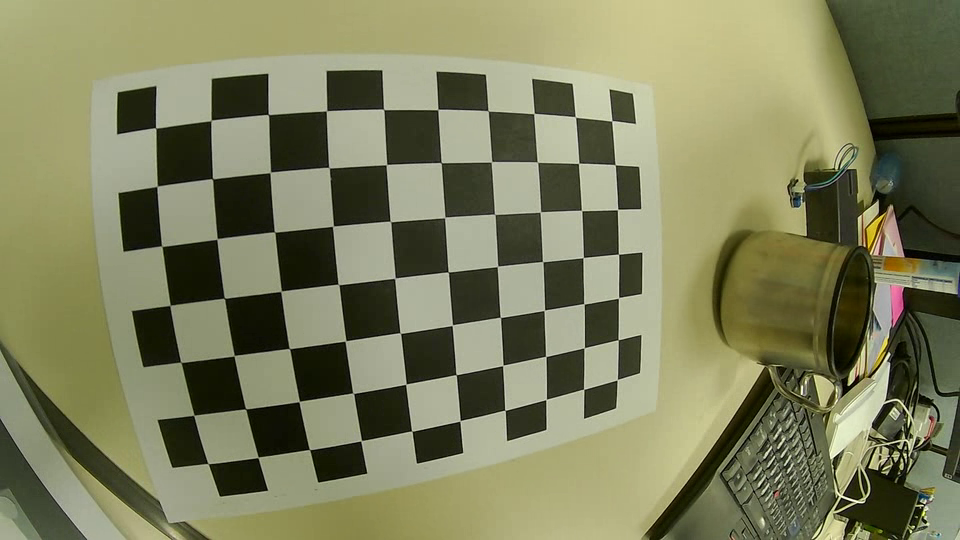
#> input picture data/image/chessboard_10.png, 960 x 540 px; its folder holds only this picture in this run
$ python -i motion_blur.py   (imports and definitions only)
#> lines starting #> are read from the running program, lines starting #| are printed output that depends on the picture
#> further down, picture is the input picture: shape (540, 960, 3); mean B, G, R 92.7, 126.8, 125.3
import cv2 as cv
import numpy as np
import os
import glob
from scipy.spatial.distance import hamming


# [12 lines left out: function motion_blur, not called in this run]

def blur_score(image):
    # Chuyển đổi ảnh sang ảnh grayscale
    gray = cv.cvtColor(image, cv.COLOR_BGR2GRAY)
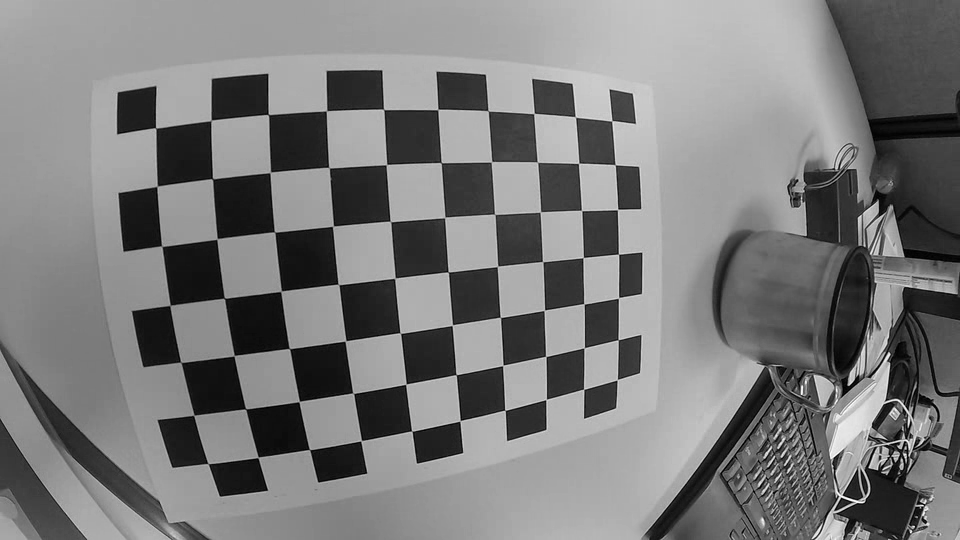
#> gray: shape (540, 960); min 0, max 254, mean 122.4

    # Sử dụng bộ lọc Sobel để tính gradient theo x và y
    sobelx = cv.Sobel(gray, cv.CV_64F, 1, 0, ksize=3)
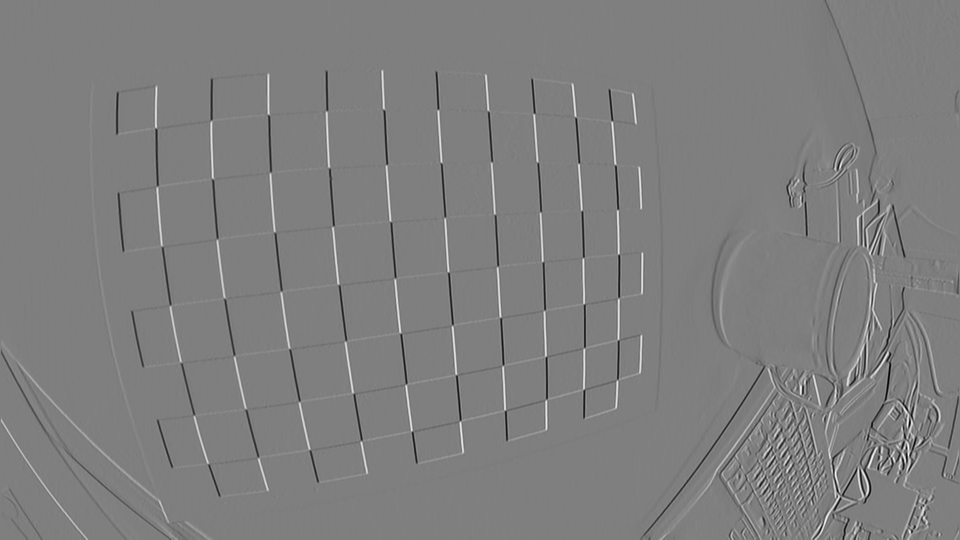
#> sobelx: shape (540, 960) float64; min -896, max 900, mean -0.5; drawn with min black and max white
    sobely = cv.Sobel(gray, cv.CV_64F, 0, 1, ksize=3)
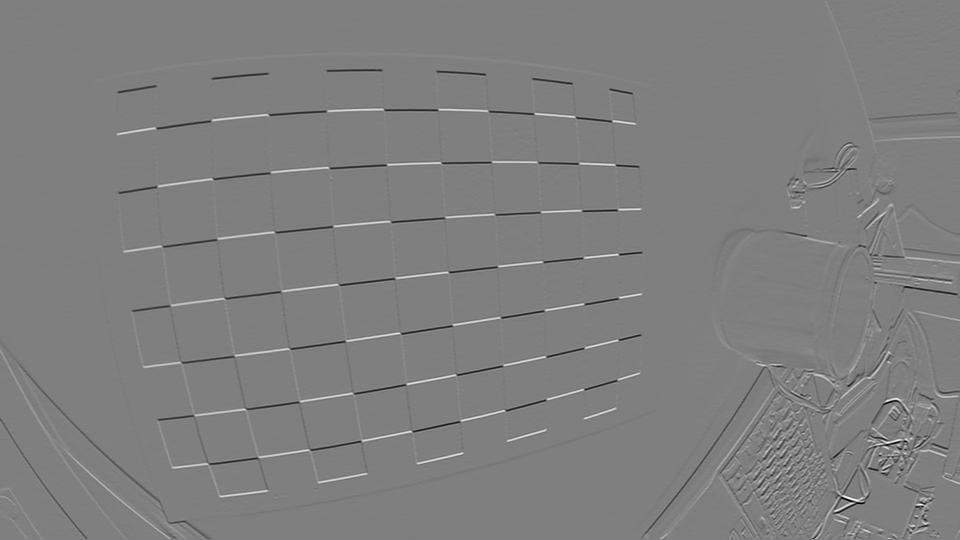
#> sobely: shape (540, 960) float64; min -954, max 956, mean -0.4; drawn with min black and max white

    # Tính tổng bình phương của gradient theo x và y
    gradient_magnitude = np.sqrt(sobelx**2 + sobely**2)
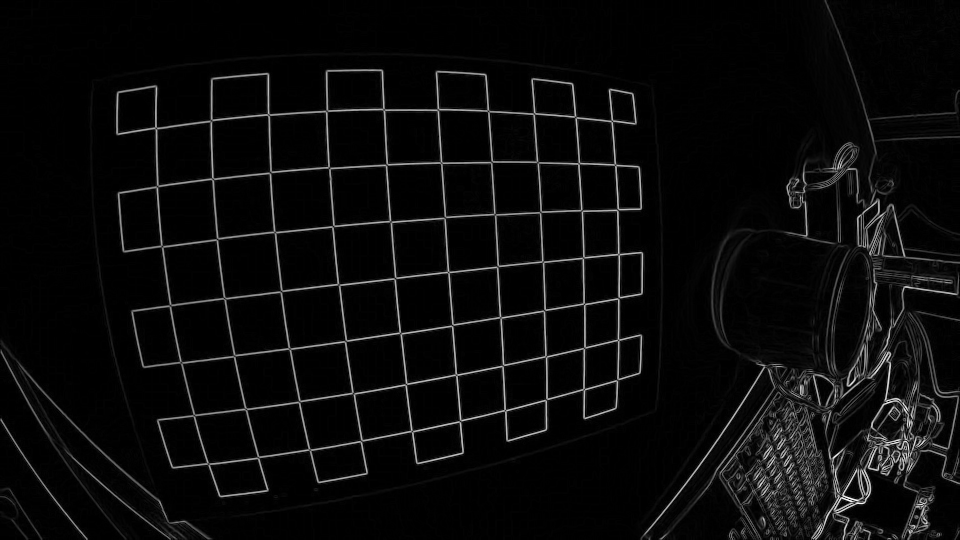
#> gradient_magnitude: shape (540, 960) float64; min 0, max 987, mean 42.5; drawn with min black and max white

    # Tính độ mờ bằng cách lấy giá trị trung bình của gradient
    blur_score = np.mean(gradient_magnitude)
#> blur_score = 42.49

    return blur_score

# [124 lines left out: functions laplacian_blur_metric, resolution_map, find_chessboard_corners, create_descriptor, random_img_select, not called in this run]

>>> import cv2
>>> picture = cv2.imread('data/image/chessboard_10.png')
>>> result = blur_score(picture)
#> result = 42.49

$ run again, on data/image/chessboard_12.png
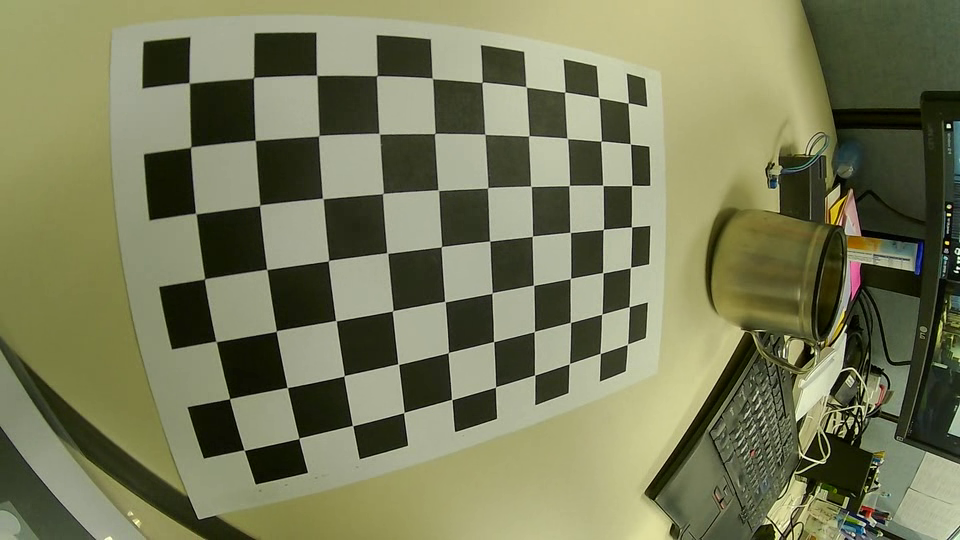
#> input picture data/image/chessboard_12.png, 960 x 540 px
#> picture is the input picture: shape (540, 960, 3); mean B, G, R 89.3, 122.2, 119.8
#> in blur_score, `sobely = cv.Sobel(gray, cv.CV_64F, 0, 1, ksize=3)`:
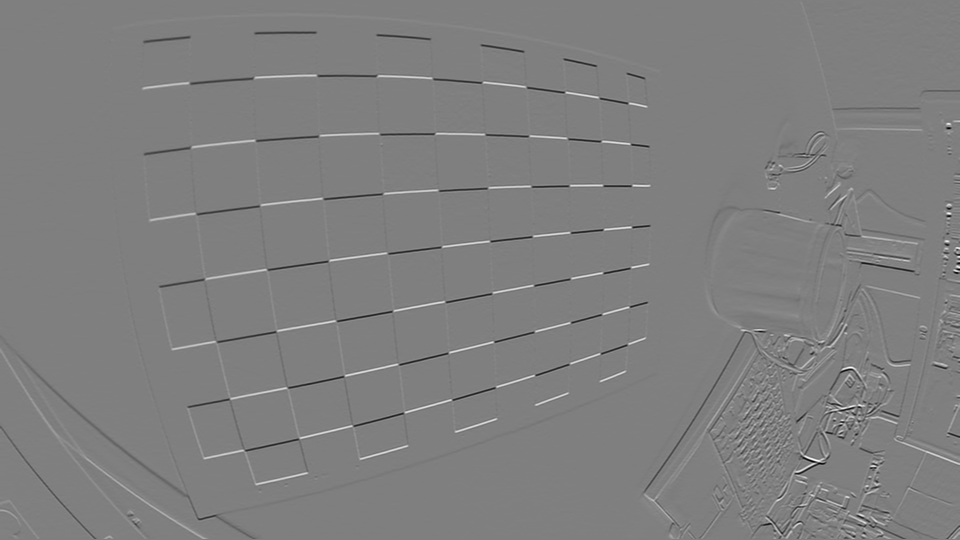
#> sobely: shape (540, 960) float64; min -990, max 989, mean -0.3; drawn with min black and max white
#> in blur_score, `gradient_magnitude = np.sqrt(sobelx**2 + sobely**2)`:
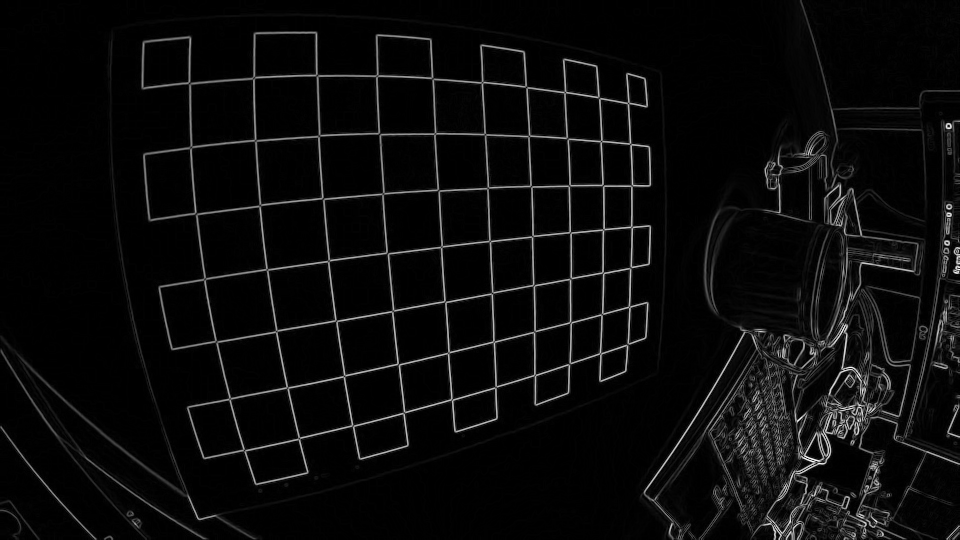
#> gradient_magnitude: shape (540, 960) float64; min 0, max 1001.4, mean 44.3; drawn with min black and max white
#> blur_score = 44.3

$ run again, on data/image/chessboard_13.png
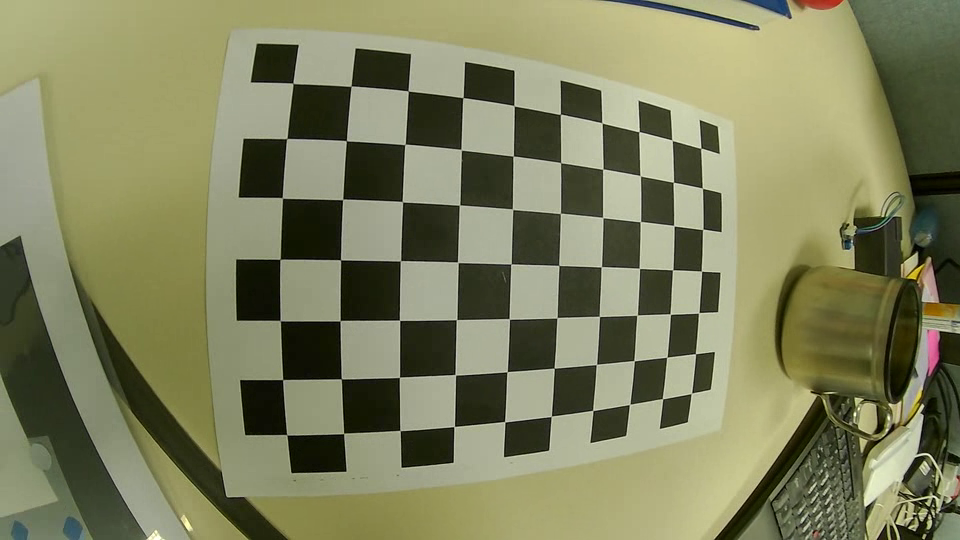
#> input picture data/image/chessboard_13.png, 960 x 540 px
#> picture is the input picture: shape (540, 960, 3); mean B, G, R 93.8, 128.5, 126.7
#> in blur_score, `sobely = cv.Sobel(gray, cv.CV_64F, 0, 1, ksize=3)`:
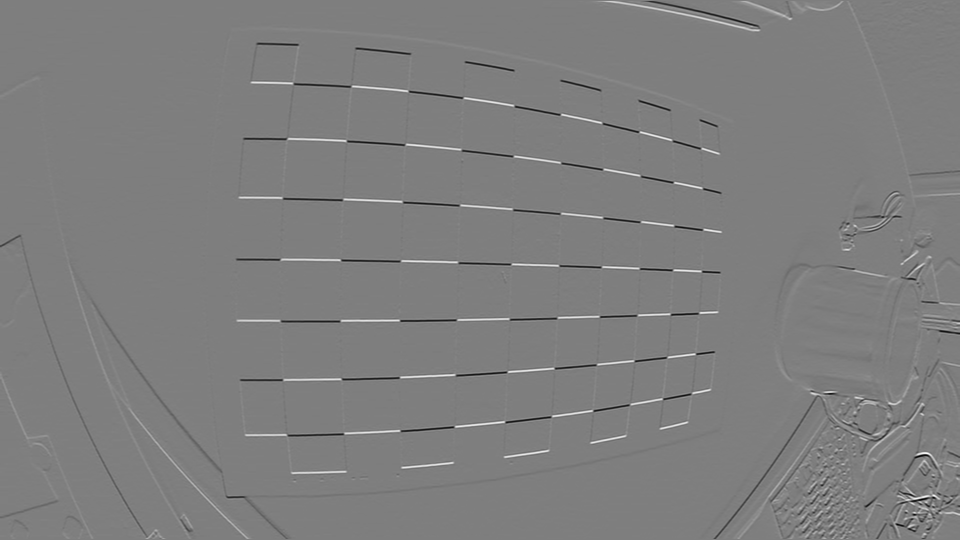
#> sobely: shape (540, 960) float64; min -877, max 887, mean -0.3; drawn with min black and max white
#> in blur_score, `gradient_magnitude = np.sqrt(sobelx**2 + sobely**2)`:
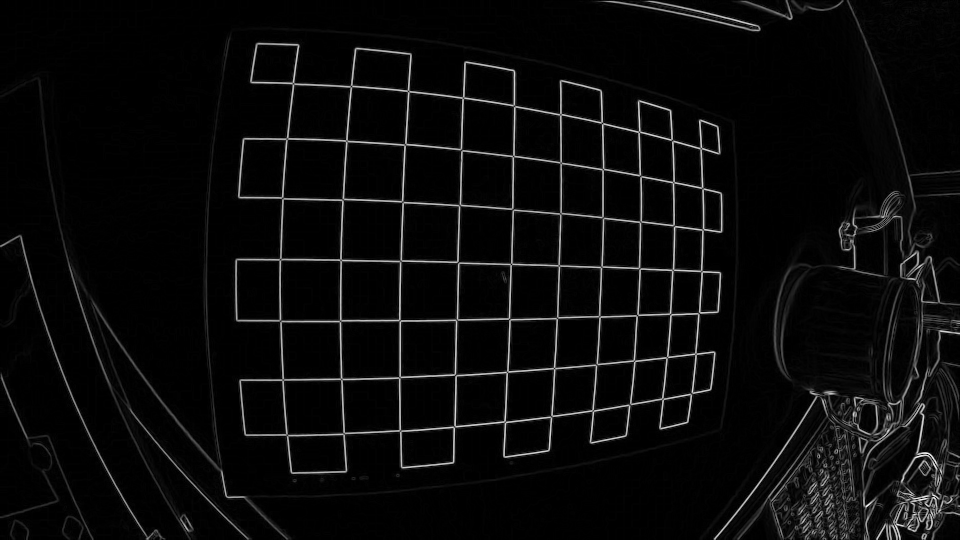
#> gradient_magnitude: shape (540, 960) float64; min 0, max 903, mean 38.1; drawn with min black and max white
#> blur_score = 38.11

$ run again, on data/image/chessboard_15.png
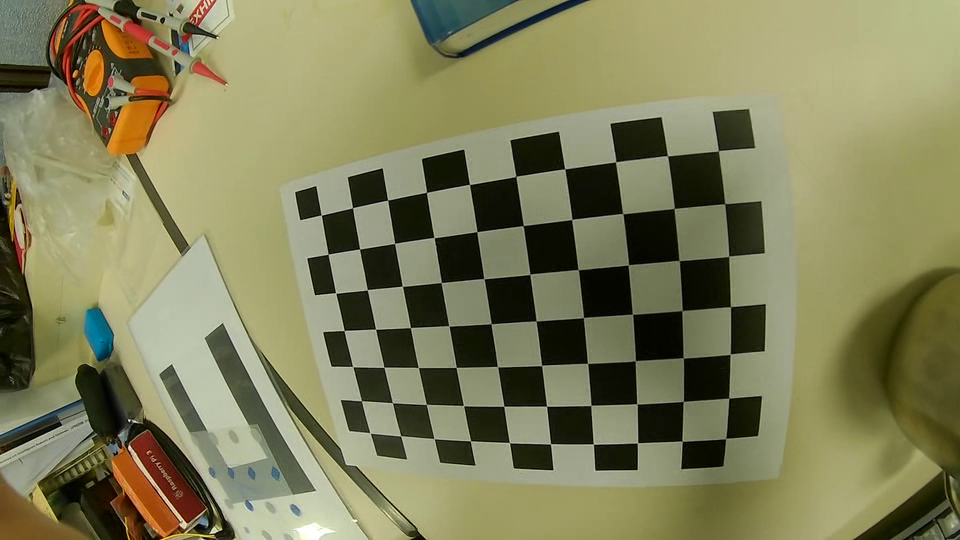
#> input picture data/image/chessboard_15.png, 960 x 540 px
#> picture is the input picture: shape (540, 960, 3); mean B, G, R 89.9, 127, 128.3
#> in blur_score, `sobely = cv.Sobel(gray, cv.CV_64F, 0, 1, ksize=3)`:
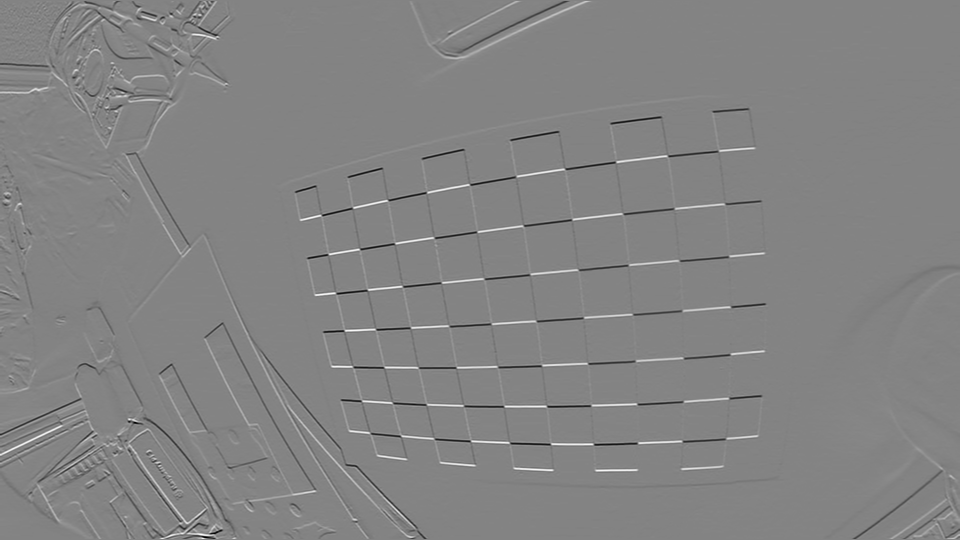
#> sobely: shape (540, 960) float64; min -826, max 773, mean -0.4; drawn with min black and max white
#> in blur_score, `gradient_magnitude = np.sqrt(sobelx**2 + sobely**2)`:
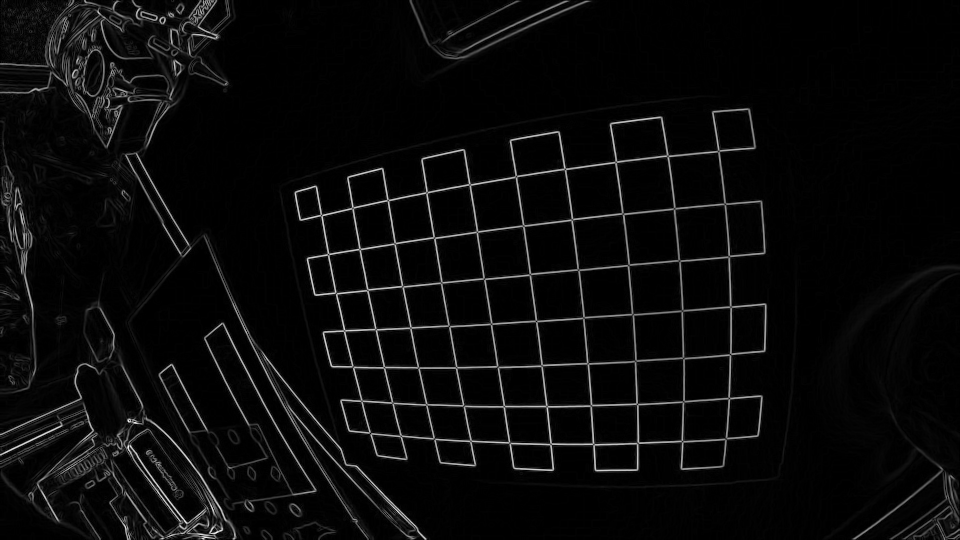
#> gradient_magnitude: shape (540, 960) float64; min 0, max 887.7, mean 37; drawn with min black and max white
#> blur_score = 36.95
